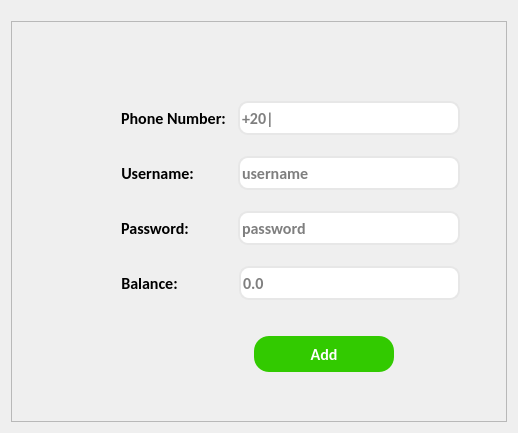
            <widget class="QWidget" name="add">
             <layout class="QGridLayout" name="gridLayout_12">
              <item row="1" column="0">
               <widget class="QFrame" name="frame_12">
                <property name="font">
                 <font>
                  <family>Calibri</family>
                  <bold>true</bold>
                 </font>
                </property>
                <property name="styleSheet">
                 <string notr="true"> QPushButton {
font-size:16px;
		border:none;
		border-radius: 15px;
		padding: 8px 10px 8px 10px;
		color:white;
background:#32ca00;
        width:120px;
text-align:center;
        height:20px;
}

 QPushButton:hover {
background:#ddffd1;
color:#32ca00;
}


</string>
                </property>
                <property name="frameShape">
                 <enum>QFrame::StyledPanel</enum>
                </property>
                <property name="frameShadow">
                 <enum>QFrame::Raised</enum>
                </property>
                <layout class="QGridLayout" name="gridLayout_45">
                 <item row="1" column="2">
                  <spacer name="horizontalSpacer_127">
                   <property name="orientation">
                    <enum>Qt::Horizontal</enum>
                   </property>
                   <property name="sizeHint" stdset="0">
                    <size>
                     <width>37</width>
                     <height>17</height>
                    </size>
                   </property>
                  </spacer>
                 </item>
                 <item row="1" column="0">
                  <spacer name="horizontalSpacer_128">
                   <property name="orientation">
                    <enum>Qt::Horizontal</enum>
                   </property>
                   <property name="sizeType">
                    <enum>QSizePolicy::Expanding</enum>
                   </property>
                   <property name="sizeHint" stdset="0">
                    <size>
                     <width>100</width>
                     <height>20</height>
                    </size>
                   </property>
                  </spacer>
                 </item>
                 <item row="0" column="1">
                  <spacer name="verticalSpacer_70">
                   <property name="orientation">
                    <enum>Qt::Vertical</enum>
                   </property>
                   <property name="sizeType">
                    <enum>QSizePolicy::Expanding</enum>
                   </property>
                   <property name="sizeHint" stdset="0">
                    <size>
                     <width>20</width>
                     <height>40</height>
                    </size>
                   </property>
                  </spacer>
                 </item>
                 <item row="2" column="1">
                  <spacer name="verticalSpacer_71">
                   <property name="orientation">
                    <enum>Qt::Vertical</enum>
                   </property>
                   <property name="sizeType">
                    <enum>QSizePolicy::Expanding</enum>
                   </property>
                   <property name="sizeHint" stdset="0">
                    <size>
                     <width>20</width>
                     <height>40</height>
                    </size>
                   </property>
                  </spacer>
                 </item>
                 <item row="1" column="1">
                  <layout class="QGridLayout" name="gridLayout_28">
                   <item row="9" column="3">
                    <widget class="QPushButton" name="add_btn">
                     <property name="sizePolicy">
                      <sizepolicy hsizetype="Expanding" vsizetype="Expanding">
                       <horstretch>0</horstretch>
                       <verstretch>0</verstretch>
                      </sizepolicy>
                     </property>
                     <property name="font">
                      <font>
                       <family>Calibri</family>
                       <pointsize>-1</pointsize>
                       <bold>true</bold>
                      </font>
                     </property>
                     <property name="cursor">
                      <cursorShape>PointingHandCursor</cursorShape>
                     </property>
                     <property name="styleSheet">
                      <string notr="true"/>
                     </property>
                     <property name="text">
                      <string>Add</string>
                     </property>
                    </widget>
                   </item>
                   <item row="2" column="0">
                    <spacer name="verticalSpacer_117">
                     <property name="orientation">
                      <enum>Qt::Vertical</enum>
                     </property>
                     <property name="sizeType">
                      <enum>QSizePolicy::Fixed</enum>
                     </property>
                     <property name="sizeHint" stdset="0">
                      <size>
                       <width>20</width>
                       <height>15</height>
                      </size>
                     </property>
                    </spacer>
                   </item>
                   <item row="7" column="0" colspan="5">
                    <layout class="QHBoxLayout" name="horizontalLayout_21">
                     <item>
                      <widget class="QLabel" name="label_105">
                       <property name="font">
                        <font>
                         <family>Calibri</family>
                         <pointsize>12</pointsize>
                         <bold>true</bold>
                         <strikeout>false</strikeout>
                         <kerning>true</kerning>
                        </font>
                       </property>
                       <property name="styleSheet">
                        <string notr="true"> letter-spacing: 0px;</string>
                       </property>
                       <property name="text">
                        <string>Balance:</string>
                       </property>
                       <property name="alignment">
                        <set>Qt::AlignCenter</set>
                       </property>
                       <property name="wordWrap">
                        <bool>true</bool>
                       </property>
                      </widget>
                     </item>
                     <item>
                      <spacer name="horizontalSpacer_41">
                       <property name="orientation">
                        <enum>Qt::Horizontal</enum>
                       </property>
                       <property name="sizeType">
                        <enum>QSizePolicy::Fixed</enum>
                       </property>
                       <property name="sizeHint" stdset="0">
                        <size>
                         <width>55</width>
                         <height>20</height>
                        </size>
                       </property>
                      </spacer>
                     </item>
                     <item>
                      <widget class="QLineEdit" name="balace_input">
                       <property name="sizePolicy">
                        <sizepolicy hsizetype="Expanding" vsizetype="Fixed">
                         <horstretch>0</horstretch>
                         <verstretch>0</verstretch>
                        </sizepolicy>
                       </property>
                       <property name="font">
                        <font>
                         <family>Calibri</family>
                         <pointsize>-1</pointsize>
                         <bold>true</bold>
                        </font>
                       </property>
                       <property name="styleSheet">
                        <string notr="true">font-size:16px;
background:white;
color:black;
height:30px;
border-radius:10px;
border:2px solid #e7e7e7;</string>
                       </property>
                       <property name="inputMask">
                        <string/>
                       </property>
                       <property name="placeholderText">
                        <string>0.0</string>
                       </property>
                      </widget>
                     </item>
                    </layout>
                   </item>
                   <item row="5" column="0" colspan="5">
                    <layout class="QHBoxLayout" name="horizontalLayout_19">
                     <item>
                      <widget class="QLabel" name="label_103">
                       <property name="font">
                        <font>
                         <family>Calibri</family>
                         <pointsize>12</pointsize>
                         <bold>true</bold>
                         <strikeout>false</strikeout>
                         <kerning>true</kerning>
                        </font>
                       </property>
                       <property name="styleSheet">
                        <string notr="true"> letter-spacing: 0px;</string>
                       </property>
                       <property name="text">
                        <string>Password:</string>
                       </property>
                       <property name="alignment">
                        <set>Qt::AlignCenter</set>
                       </property>
                       <property name="wordWrap">
                        <bool>true</bool>
                       </property>
                      </widget>
                     </item>
                     <item>
                      <spacer name="horizontalSpacer_42">
                       <property name="orientation">
                        <enum>Qt::Horizontal</enum>
                       </property>
                       <property name="sizeType">
                        <enum>QSizePolicy::Fixed</enum>
                       </property>
                       <property name="sizeHint" stdset="0">
                        <size>
                         <width>43</width>
                         <height>20</height>
                        </size>
                       </property>
                      </spacer>
                     </item>
                     <item>
                      <spacer name="horizontalSpacer_133">
                       <property name="orientation">
                        <enum>Qt::Horizontal</enum>
                       </property>
                       <property name="sizeType">
                        <enum>QSizePolicy::Fixed</enum>
                       </property>
                       <property name="sizeHint" stdset="0">
                        <size>
                         <width>0</width>
                         <height>20</height>
                        </size>
                       </property>
                      </spacer>
                     </item>
                     <item>
                      <widget class="QLineEdit" name="password_input">
                       <property name="sizePolicy">
                        <sizepolicy hsizetype="Expanding" vsizetype="Fixed">
                         <horstretch>0</horstretch>
                         <verstretch>0</verstretch>
                        </sizepolicy>
                       </property>
                       <property name="font">
                        <font>
                         <family>Calibri</family>
                         <pointsize>-1</pointsize>
                         <bold>true</bold>
                        </font>
                       </property>
                       <property name="styleSheet">
                        <string notr="true">font-size:16px;
background:white;
color:black;
height:30px;
border-radius:10px;
border:2px solid #e7e7e7;</string>
                       </property>
                       <property name="inputMask">
                        <string/>
                       </property>
                       <property name="echoMode">
                        <enum>QLineEdit::Password</enum>
                       </property>
                       <property name="placeholderText">
                        <string>password</string>
                       </property>
                      </widget>
                     </item>
                    </layout>
                   </item>
                   <item row="4" column="0">
                    <spacer name="verticalSpacer_67">
                     <property name="orientation">
                      <enum>Qt::Vertical</enum>
                     </property>
                     <property name="sizeType">
                      <enum>QSizePolicy::Fixed</enum>
                     </property>
                     <property name="sizeHint" stdset="0">
                      <size>
                       <width>20</width>
                       <height>15</height>
                      </size>
                     </property>
                    </spacer>
                   </item>
                   <item row="6" column="0">
                    <spacer name="verticalSpacer_68">
                     <property name="orientation">
                      <enum>Qt::Vertical</enum>
                     </property>
                     <property name="sizeType">
                      <enum>QSizePolicy::Fixed</enum>
                     </property>
                     <property name="sizeHint" stdset="0">
                      <size>
                       <width>20</width>
                       <height>15</height>
                      </size>
                     </property>
                    </spacer>
                   </item>
                   <item row="9" column="4">
                    <spacer name="horizontalSpacer_131">
                     <property name="orientation">
                      <enum>Qt::Horizontal</enum>
                     </property>
                     <property name="sizeType">
                      <enum>QSizePolicy::Expanding</enum>
                     </property>
                     <property name="sizeHint" stdset="0">
                      <size>
                       <width>60</width>
                       <height>20</height>
                      </size>
                     </property>
                    </spacer>
                   </item>
                   <item row="9" column="1">
                    <spacer name="horizontalSpacer_43">
                     <property name="orientation">
                      <enum>Qt::Horizontal</enum>
                     </property>
                     <property name="sizeType">
                      <enum>QSizePolicy::Expanding</enum>
                     </property>
                     <property name="sizeHint" stdset="0">
                      <size>
                       <width>70</width>
                       <height>20</height>
                      </size>
                     </property>
                    </spacer>
                   </item>
                   <item row="9" column="0">
                    <spacer name="horizontalSpacer_110">
                     <property name="orientation">
                      <enum>Qt::Horizontal</enum>
                     </property>
                     <property name="sizeHint" stdset="0">
                      <size>
                       <width>40</width>
                       <height>20</height>
                      </size>
                     </property>
                    </spacer>
                   </item>
                   <item row="8" column="0">
                    <spacer name="verticalSpacer_69">
                     <property name="orientation">
                      <enum>Qt::Vertical</enum>
                     </property>
                     <property name="sizeType">
                      <enum>QSizePolicy::Fixed</enum>
                     </property>
                     <property name="sizeHint" stdset="0">
                      <size>
                       <width>20</width>
                       <height>30</height>
                      </size>
                     </property>
                    </spacer>
                   </item>
                   <item row="3" column="0" colspan="5">
                    <layout class="QHBoxLayout" name="horizontalLayout_20">
                     <item>
                      <widget class="QLabel" name="label_104">
                       <property name="font">
                        <font>
                         <family>Calibri</family>
                         <pointsize>12</pointsize>
                         <bold>true</bold>
                         <strikeout>false</strikeout>
                         <kerning>true</kerning>
                        </font>
                       </property>
                       <property name="styleSheet">
                        <string notr="true"> letter-spacing: 0px;</string>
                       </property>
                       <property name="text">
                        <string>Username:</string>
                       </property>
                       <property name="alignment">
                        <set>Qt::AlignCenter</set>
                       </property>
                       <property name="wordWrap">
                        <bool>true</bool>
                       </property>
                      </widget>
                     </item>
                     <item>
                      <spacer name="horizontalSpacer_165">
                       <property name="orientation">
                        <enum>Qt::Horizontal</enum>
                       </property>
                       <property name="sizeType">
                        <enum>QSizePolicy::Fixed</enum>
                       </property>
                       <property name="sizeHint" stdset="0">
                        <size>
                         <width>38</width>
                         <height>20</height>
                        </size>
                       </property>
                      </spacer>
                     </item>
                     <item>
                      <widget class="QLineEdit" name="username_input">
                       <property name="sizePolicy">
                        <sizepolicy hsizetype="Expanding" vsizetype="Fixed">
                         <horstretch>0</horstretch>
                         <verstretch>0</verstretch>
                        </sizepolicy>
                       </property>
                       <property name="font">
                        <font>
                         <family>Calibri</family>
                         <pointsize>-1</pointsize>
                         <bold>true</bold>
                        </font>
                       </property>
                       <property name="styleSheet">
                        <string notr="true">font-size:16px;
background:white;
color:black;
height:30px;
border-radius:10px;
border:2px solid #e7e7e7;</string>
                       </property>
                       <property name="inputMask">
                        <string/>
                       </property>
                       <property name="placeholderText">
                        <string>username</string>
                       </property>
                      </widget>
                     </item>
                     <item>
                      <spacer name="horizontalSpacer_130">
                       <property name="orientation">
                        <enum>Qt::Horizontal</enum>
                       </property>
                       <property name="sizeType">
                        <enum>QSizePolicy::Fixed</enum>
                       </property>
                       <property name="sizeHint" stdset="0">
                        <size>
                         <width>0</width>
                         <height>20</height>
                        </size>
                       </property>
                      </spacer>
                     </item>
                    </layout>
                   </item>
                   <item row="1" column="0" colspan="5">
                    <layout class="QHBoxLayout" name="horizontalLayout_38">
                     <item>
                      <widget class="QLabel" name="label_127">
                       <property name="font">
                        <font>
                         <family>Calibri</family>
                         <pointsize>12</pointsize>
                         <bold>true</bold>
                         <strikeout>false</strikeout>
                         <kerning>true</kerning>
                        </font>
                       </property>
                       <property name="styleSheet">
                        <string notr="true"> letter-spacing: 0px;</string>
                       </property>
                       <property name="text">
                        <string>Phone Number:</string>
                       </property>
                       <property name="alignment">
                        <set>Qt::AlignCenter</set>
                       </property>
                       <property name="wordWrap">
                        <bool>true</bool>
                       </property>
                      </widget>
                     </item>
                     <item>
                      <spacer name="horizontalSpacer_173">
                       <property name="orientation">
                        <enum>Qt::Horizontal</enum>
                       </property>
                       <property name="sizeType">
                        <enum>QSizePolicy::Fixed</enum>
                       </property>
                       <property name="sizeHint" stdset="0">
                        <size>
                         <width>6</width>
                         <height>20</height>
                        </size>
                       </property>
                      </spacer>
                     </item>
                     <item>
                      <widget class="QLineEdit" name="phone_input_3">
                       <property name="sizePolicy">
                        <sizepolicy hsizetype="Expanding" vsizetype="Fixed">
                         <horstretch>0</horstretch>
                         <verstretch>0</verstretch>
                        </sizepolicy>
                       </property>
                       <property name="font">
                        <font>
                         <family>Calibri</family>
                         <pointsize>-1</pointsize>
                         <bold>true</bold>
                        </font>
                       </property>
                       <property name="styleSheet">
                        <string notr="true">font-size:16px;
background:white;
color:black;
height:30px;
border-radius:10px;
border:2px solid #e7e7e7;</string>
                       </property>
                       <property name="inputMask">
                        <string/>
                       </property>
                       <property name="placeholderText">
                        <string>+20|</string>
                       </property>
                      </widget>
                     </item>
                     <item>
                      <spacer name="horizontalSpacer_164">
                       <property name="orientation">
                        <enum>Qt::Horizontal</enum>
                       </property>
                       <property name="sizeType">
                        <enum>QSizePolicy::Fixed</enum>
                       </property>
                       <property name="sizeHint" stdset="0">
                        <size>
                         <width>0</width>
                         <height>20</height>
                        </size>
                       </property>
                      </spacer>
                     </item>
                    </layout>
                   </item>
                   <item row="0" column="0">
                    <spacer name="verticalSpacer_66">
                     <property name="orientation">
                      <enum>Qt::Vertical</enum>
                     </property>
                     <property name="sizeType">
                      <enum>QSizePolicy::Fixed</enum>
                     </property>
                     <property name="sizeHint" stdset="0">
                      <size>
                       <width>20</width>
                       <height>30</height>
                      </size>
                     </property>
                    </spacer>
                   </item>
                   <item row="9" column="2">
                    <spacer name="horizontalSpacer_166">
                     <property name="orientation">
                      <enum>Qt::Horizontal</enum>
                     </property>
                     <property name="sizeHint" stdset="0">
                      <size>
                       <width>5</width>
                       <height>20</height>
                      </size>
                     </property>
                    </spacer>
                   </item>
                  </layout>
                 </item>
                </layout>
               </widget>
              </item>
              <item row="0" column="0">
               <spacer name="verticalSpacer_19">
                <property name="orientation">
                 <enum>Qt::Vertical</enum>
                </property>
                <property name="sizeType">
                 <enum>QSizePolicy::Fixed</enum>
                </property>
                <property name="sizeHint" stdset="0">
                 <size>
                  <width>20</width>
                  <height>10</height>
                 </size>
                </property>
               </spacer>
              </item>
             </layout>
            </widget>
